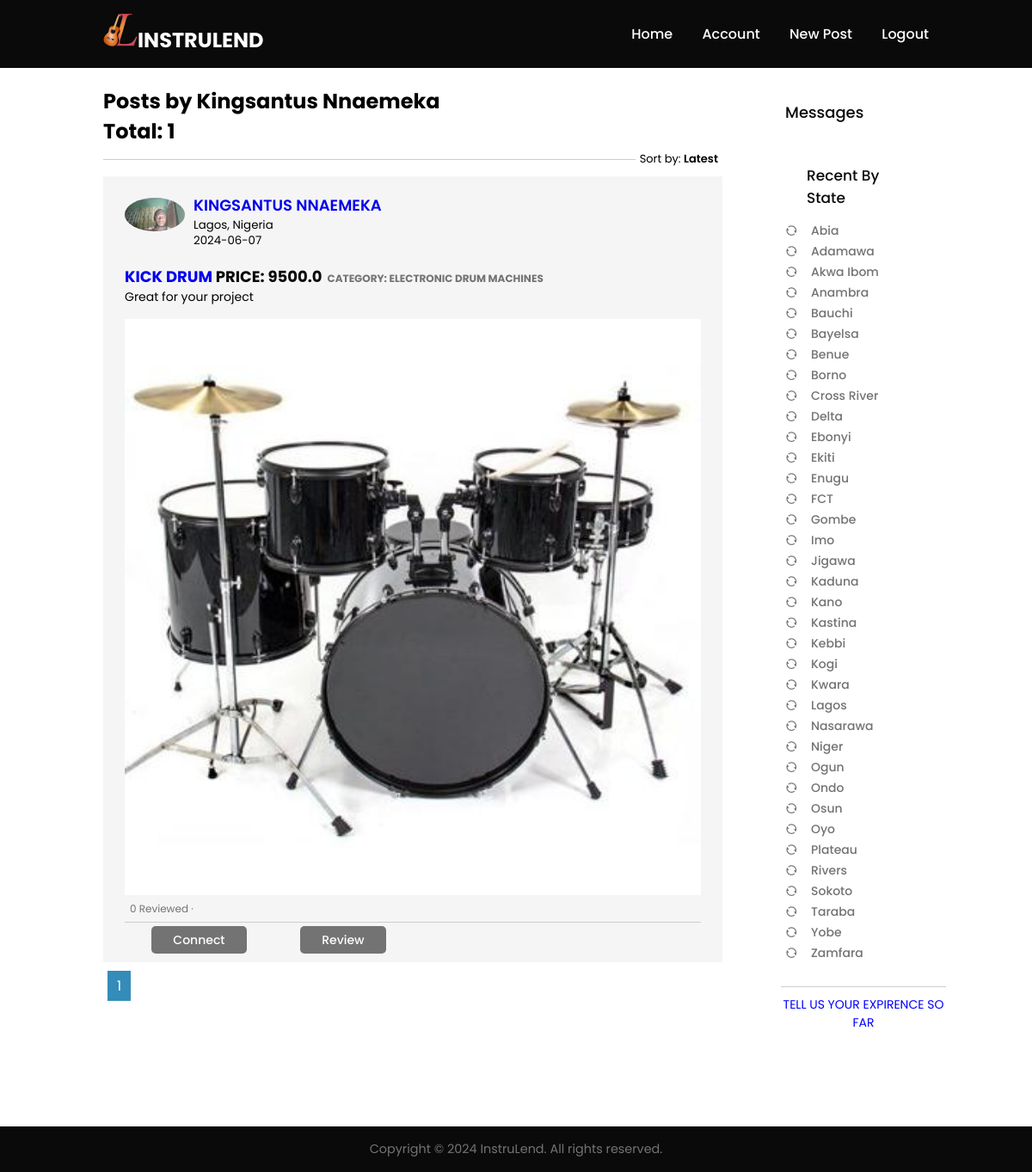
Screenshot of /user/posts/4 (signed in) with the database file from the repository.
### app/models.py (models this page shows, shortened)
class User(db.Model, UserMixin):
    id = db.Column(db.Integer, primary_key=True)
    first_name = db.Column(db.String(100), nullable=False)
    last_name = db.Column(db.String(100), nullable=False)
    email = db.Column(db.String(255), unique=True, nullable=False)
    phone_number = db.Column(db.String(15), unique=True, nullable=False)
    city = db.Column(db.String(50))
    country = db.Column(db.String(10), nullable=False, default='Nigeria')
    password = db.Column(db.String(60), nullable=False)
    verification_number = db.Column(db.String(25), unique=True)
    verified_user = db.Column(db.Boolean, nullable=False, default=False)
    created_at = db.Column(db.DateTime, nullable=False, default=datetime.utcnow)
    image_file = db.Column(db.String(50), nullable=False, default='default.jpg')
    posts = db.relationship('Post', backref='author', lazy=True)
    reviewer = db.relationship('Review', foreign_keys='Review.user_id', backref='author1', lazy=True)
    reviewed = db.relationship('Review', foreign_keys='Review.author_id', backref='author2', lazy=True)
    rented = db.relationship('Agreement', backref='author4', lazy=True)
    expirence = db.relationship('Expirence', backref='author6', lazy=True)
    chats_user1 = db.relationship('Chat', backref='user1', foreign_keys='Chat.user1_id', lazy=True)
    chats_user2 = db.relationship('Chat', backref='user2', foreign_keys='Chat.user2_id', lazy=True)
    message = db.relationship('Message', backref='author7', lazy=True)

class Post(db.Model):
    id = db.Column(db.Integer, primary_key=True)
    title = db.Column(db.String(50), nullable=False)
    description = db.Column(db.String(200), nullable=False)
    category = db.Column(db.String(100), nullable=False)
    price = db.Column(db.Float, nullable=False)
    city = db.Column(db.String(50), nullable=False)
    country = db.Column(db.String(10), nullable=False, default='Nigeria')
    date_posted = db.Column(db.DateTime, nullable=False, default=datetime.utcnow)
    image_file = db.Column(db.String(50), nullable=False)
    availability = db.Column(db.Boolean, nullable=False, default=True)
    user_id = db.Column(db.Integer, db.ForeignKey('user.id'), nullable=False)
    rented = db.relationship('Agreement', backref='author5', lazy=True)

### app/users/routes.py (the view)
@users.route("/user/posts/<int:user_id>")
@login_required
def user_posts(user_id):
    page = request.args.get('page', 1, type=int)
    user = User.query.get_or_404(user_id)
    posts = Post.query.filter_by(user_id=user.id).order_by(Post.date_posted.desc()).paginate(per_page=5)
    reviews = Review.query.all()
    post_review_counts = {}
    for post in posts:
        review_count = Review.query.filter_by(author_id=post.author.id).count()
        post_review_counts[post.id] = review_count
    return render_template('user_post.html', posts=posts, reviews=reviews, post_review_counts=post_review_counts, page=page, user=user)

### app/models.py (called while the page is built)
@login_manager.user_loader
def load_user(user_id):
    return User.query.get(int(user_id))

### app/templates/user_post.html (shortened to what this page needs)
{% extends "base.html" %}
{% block content %}
  <div class="container-home">
    <div class="main-content">
        <h1 class="">Posts by {{ user.first_name }} {{ user.last_name }} <br>Total: {{ posts.total }}</h1>
      <div class="sort-by">
        <hr>
        <p>Sort by: <span>Latest</span></p>
      </div>
      {% for post in posts.items %}
        <div class="post-container">
          <div class="post-author">
            <img src="{{ url_for('static', filename='images/profile_pic/' + post.author.image_file) }}" alt="">
            <div>
              <h1><a href="{{ url_for('users.user_posts', user_id=post.author.id )}}">{{ post.author.first_name }} {{ post.author.last_name }}</a></h1>
              <small>{{ post.city }}, {{ post.country }}</small>
              <small>{{ post.date_posted.strftime('%Y-%m-%d') }}</small>
            </div>
          </div>
          <h1><a href="{{ url_for('posts.post', post_id=post.id) }}">{{ post.title }}</a>  Price: {{ post.price }}<span>category: {{ post.category }}</span></h1>
          <p>{{ post.description }}</p>
          <img src="{{ url_for('static', filename='images/post_pic/' + post.image_file) }}" width="100%">
          <div class="post-stats">
            <div>
              <span class="Reviewed">{{ post_review_counts.get(post.id, 0) }} Reviewed &middot;</span>
            </div>
          </div>
          <div class="post-activity">
            {% if current_user.id != post.author.id %}
              <div><a href="{{ url_for('messages.create_chat',  author_id=post.author.id) }}" id="chat-link-creator">Connect</a></div>
              <div><a href="{{ url_for('reviews.review', author_id=post.author.id) }}">Review</a></div>
            {% else %}
              <div><a href="{{ url_for('posts.update_post', post_id=post.id) }}">Update</a></div>
              <div><a href="#">Delete</a></div>
            {% endif %}
          </div>
        </div>
      {% endfor %}
      {% for page_num in posts.iter_pages(left_edge=1, right_edge=1, left_current=1, right_current=2) %}
        {% if page_num %}
          {% if posts.page == page_num %}
            <a class="btn-page_nume" href="{{ url_for('users.user_posts', user_id=user.id, page=page_num) }}">{{ page_num }}</a>
          {% else %}
            <a class="btn-page_num" href="{{ url_for('users.user_posts', user_id=user.id, page=page_num) }}">{{ page_num }}</a>
          {% endif %}
        {% else %}
          ...
        {% endif %}
      {% endfor %}
    </div>
    <div class="right-sidebar">
      <h3><a href="{{ url_for('messages.chats') }}">Messages</a></h3>
      <div class="sidebar-activity">
        <h3>Recent By State</h3>
        <a href="#"><i class="ri-refresh-line"></i>Abia</a>
        <a href="#"><i class="ri-refresh-line"></i>Adamawa</a>
        <a href="#"><i class="ri-refresh-line"></i>Akwa Ibom</a>
        <a href="#"><i class="ri-refresh-line"></i>Anambra</a>
        <a href="#"><i class="ri-refresh-line"></i>Bauchi</a>
        <a href="#"><i class="ri-refresh-line"></i>Bayelsa</a>
        <a href="#"><i class="ri-refresh-line"></i>Benue</a>
        <a href="#"><i class="ri-refresh-line"></i>Borno</a>
        <a href="#"><i class="ri-refresh-line"></i>Cross River</a>
        <a href="#"><i class="ri-refresh-line"></i>Delta</a>
        <a href="#"><i class="ri-refresh-line"></i>Ebonyi</a>
        <a href="#"><i class="ri-refresh-line"></i>Ekiti</a>
        <a href="#"><i class="ri-refresh-line"></i>Enugu</a>
        <a href="#"><i class="ri-refresh-line"></i>FCT</a>
        <a href="#"><i class="ri-refresh-line"></i>Gombe</a>
        <a href="#"><i class="ri-refresh-line"></i>Imo</a>
        <a href="#"><i class="ri-refresh-line"></i>Jigawa</a>
        <a href="#"><i class="ri-refresh-line"></i>Kaduna</a>
        <a href="#"><i class="ri-refresh-line"></i>Kano</a>
        <a href="#"><i class="ri-refresh-line"></i>Kastina</a>
        <a href="#"><i class="ri-refresh-line"></i>Kebbi</a>
        <a href="#"><i class="ri-refresh-line"></i>Kogi</a>
        <a href="#"><i class="ri-refresh-line"></i>Kwara</a>
        <a href="#"><i class="ri-refresh-line"></i>Lagos</a>
        <a href="#"><i class="ri-refresh-line"></i>Nasarawa</a>
        <a href="#"><i class="ri-refresh-line"></i>Niger</a>
        <a href="#"><i class="ri-refresh-line"></i>Ogun</a>
        <a href="#"><i class="ri-refresh-line"></i>Ondo</a>
        <a href="#"><i class="ri-refresh-line"></i>Osun</a>
        <a href="#"><i class="ri-refresh-line"></i>Oyo</a>
        <a href="#"><i class="ri-refresh-line"></i>Plateau</a>
        <a href="#"><i class="ri-refresh-line"></i>Rivers</a>
        <a href="#"><i class="ri-refresh-line"></i>Sokoto</a>
        <a href="#"><i class="ri-refresh-line"></i>Taraba</a>
        <a href="#"><i class="ri-refresh-line"></i>Yobe</a>
        <a href="#"><i class="ri-refresh-line"></i>Zamfara</a>
      </div>
      <div class="review-us">
        <a href="{{ url_for('reviews.expirence') }}">Tell Us your Expirence so far</a>
      </div>
    </div>
  </div>
{% endblock %}

### app/static/css/index.css (style rules this page uses)
:root { --text-dark: #0a0a0a; --text-light: #737373; --extra-light: #f5f5f5; --white: #ffffff; --max-width: 1200px; }
* { margin: 0; padding: 0; box-sizing: border-box; font-family: "Poppins", sans-serif; }
html, body { scroll-behavior: smooth; }
.about-pages h2, h3 { margin-bottom: 8px; }
.container-home { display: flex; flex-wrap: wrap; justify-content: space-between; }
.main-content { flex-basis: 75%; }
.right-sidebar { flex-basis: 20%; align-self: flex-start; position: sticky; top: 73px; }
.right-sidebar h3 { font-size: 18px; font-weight: 500; margin: 20px 0 10px; padding: 5px 25px; margin: 12px 0; }
.right-sidebar h3 a { text-decoration: none; color: var(--text-dark); }
.sidebar-activity { padding: 5px 25px; margin: 12px 0; }
.sidebar-activity h3 { color: var(--text-dark); font-size: 17px; font-weight: 500; margin: 20px 0 10px; }
.sidebar-activity a { display: flex; align-items: center; font-size: 14px; font-weight: 500; color: var(--text-light); margin: 3px 0; text-decoration: none; }
.sidebar-activity a i { width: 20px; margin-right: 10px; }
.review-us { border-top: 1px solid #ccc; text-align: center; margin-top: 20px; margin-left: 20px; margin-right: -20px; }
.review-us a { color: blue; text-decoration: none; font-size: 14px; text-transform: uppercase; display: inline-block; margin: 10px 0; }
.sort-by { display: flex; align-items: center; margin: 10 0; }
.sort-by hr { flex: 1; border: 0; height: 1px; background: #ccc; }
.sort-by p { font-size: 13px; padding: 5px; }
.sort-by p span { font-weight: 600; cursor: pointer; }
.post-container { background-color: #f5f5f5; padding: 20px 25px 5px; margin: 5px 0 15px; }
.post-author { display: flex; align-items: flex-start; margin-bottom: 20px; }
.post-author img { width: 70px; border-radius: 50%; margin-right: 10px; margin-top: 5px; }
.post-author h1 { font-size: 18px; font-weight: 600; color: var(--text-light); }
.post-author small { display: block; margin-bottom: -2px; }
.post-container h1 { font-size: 18px; color: var(--text-dark); text-transform: uppercase; }
.post-container h1 a { text-decoration: none; }
.post-container span { color: var(--text-light); font-size: 12px; margin-left: 6px; }
.post-container p { font-size: 14px; margin-bottom: 15px; }
.post-stats { display: flex; flex-wrap: wrap; align-items: center; justify-content: space-between; font-size: 12px; border-bottom: 1px solid #ccc; padding-bottom: 6px; }
.post-stats div { display: flex; align-items: center; cursor: pointer; }
.post-activity { display: flex; align-items: center; justify-content: space-around; padding: 10px 0; font-size: 14px; font-weight: 500; width: 50%; }
.post-activity a { border-radius: 5px; background: var(--text-light); color: var(--white); padding: 6px 25px; text-decoration: none; margin: 5px 10px; overflow: hidden; transition: 0.3s ease; }
.btn-page_nume { background: rgb(52, 140, 185); padding: 5px 10px; color: #fff; border: 1px solid rgb(52, 140, 185); text-decoration: none; margin: 5px; }

### rows the page displays
User: first_name "Kingsantus", last_name "Nnaemeka"
Post: image_file (picture), author.first_name "KINGSANTUS", author.last_name "NNAEMEKA", city "Lagos", country "Nigeria", date_posted "2024-06-07", title "KICK DRUM", price "9500.0", category "ELECTRONIC DRUM MACHINES", description "Great for your project", get "0"

### other values shown
{{ posts.total }} "1"
{{ page_num }} "1"
